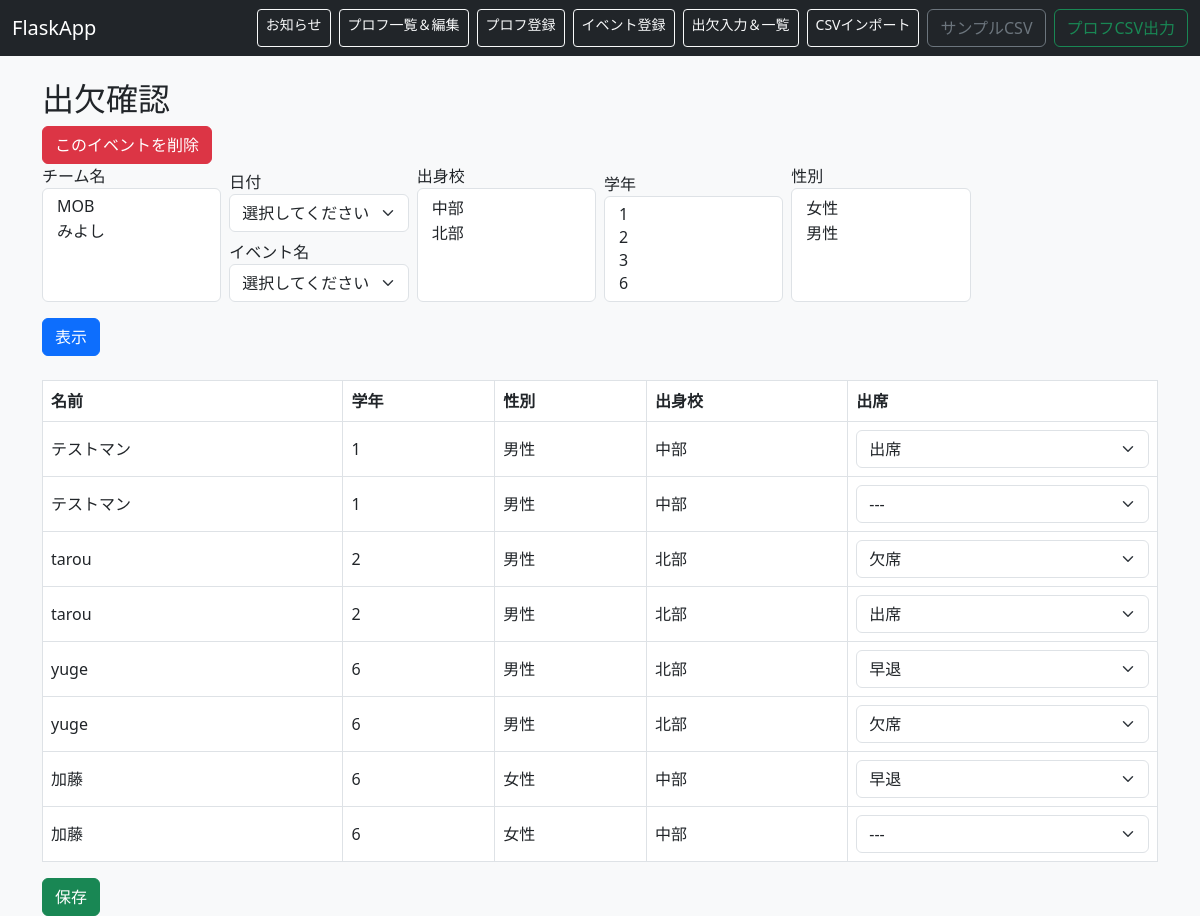
/attendance/view, run on an earlier commit of the app's database.
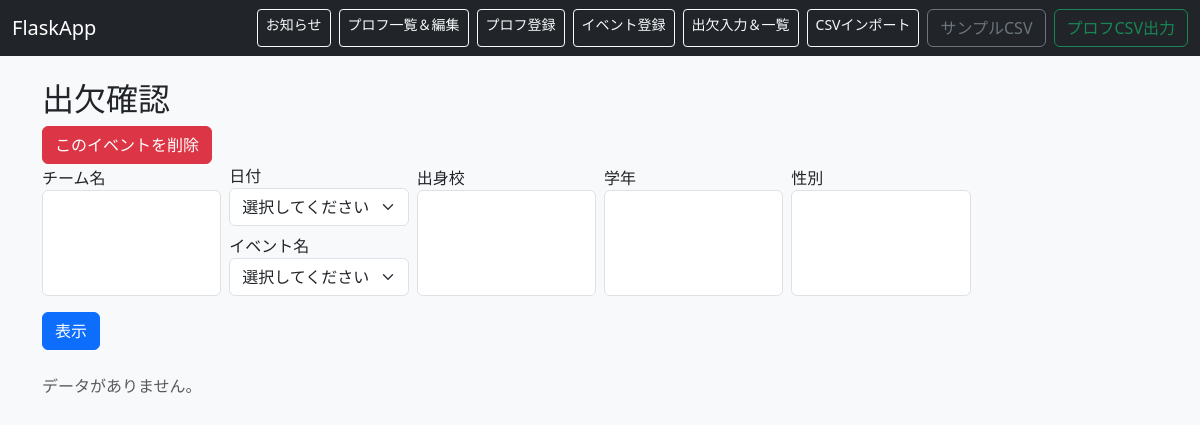
And on a later commit of the database.
### app.py (models this page shows, shortened)
class Attendance(db.Model):
    id = db.Column(db.Integer, primary_key=True)
    date = db.Column(db.String(20))
    event = db.Column(db.String(100))
    profile_id = db.Column(db.Integer, db.ForeignKey('profile.id'))
    status = db.Column(db.String(10))
    profile = db.relationship("Profile", backref="attendances")

class Profile(db.Model):
    id = db.Column(db.Integer, primary_key=True)
    name = db.Column(db.String(100), nullable=False)
    grade = db.Column(db.Integer)
    gender = db.Column(db.String(10))
    number = db.Column(db.Integer)
    school = db.Column(db.String(100))
    notes = db.Column(db.Text)
    image_filename = db.Column(db.String(100))
    status = db.Column(db.String(10), default="在籍")
    team = db.Column(db.String(100))  # チーム名を追加

### app.py (the view, shortened to what this page needs)
@app.route("/attendance/view", methods=["GET", "POST"])
def view_attendance():
    selected_date = request.args.get("date", "")
    selected_event = request.args.get("event", "")
    school = request.args.getlist("school")
    grade = request.args.getlist("grade")
    gender = request.args.getlist("gender")
    team = request.args.getlist("team")
    events = db.session.query(Attendance.date, Attendance.event).distinct().order_by(Attendance.date).all()
    query = Attendance.query.join(Profile)
    if selected_date and selected_event:
        query = query.filter(Attendance.date == selected_date, Attendance.event == selected_event)
    if school:
        query = query.filter(Profile.school.in_(school))
    if grade:
        query = query.filter(Profile.grade.in_(grade))
    if gender:
        query = query.filter(Profile.gender.in_(gender))
    if team:
        query = query.filter(Profile.team.in_(team))  # ← チームでフィルター！
    records = query.order_by(Profile.grade.asc(), Profile.name.asc()).all()
    teams = sorted([t[0] for t in db.session.query(Profile.team).distinct().all() if t[0]])
    return render_template("attendance_view.html",
    records=records,
    events=events,
    selected_date=selected_date,
    selected_event=selected_event,
    schools=db.session.query(Profile.school).distinct().order_by(Profile.school).all(),
    grades=db.session.query(Profile.grade).distinct().order_by(Profile.grade).all(),
    genders=db.session.query(Profile.gender).distinct().order_by(Profile.gender).all(),
    teams=teams,                     # ✅ 定義したteamsをここで使う
    selected_teams=team             # ✅ 選択されたチーム名（リスト）
)

### templates/attendance_view.html (shortened to what this page needs)
{% extends "base.html" %}
{% block content %}
<h2>出欠確認</h2>
<form action="{{ url_for('delete_attendance_event') }}" method="POST" onsubmit="return confirm('本当に削除しますか？')">
  <button type="submit" class="btn btn-danger">このイベントを削除</button>
</form>
<form method="GET" class="mb-4" id="filterForm">
  <div class="row g-2 align-items-end">
    <div class="col-md-2">
      <label>チーム名</label>
      <select name="team" class="form-select" multiple onchange="document.getElementById('filterForm').submit()" style="min-width: 160px;">
        {% for t in teams %}
          <option value="{{ t }}" {% if t in selected_teams %}selected{% endif %}>{{ t }}</option>
        {% endfor %}
      </select>
    </div>
    <div class="col-md-2">
      <div class="mb-2">
        <label>日付</label>
        <select name="date" class="form-select" onchange="document.getElementById('filterForm').submit()">
          <option value="">選択してください</option>
        </select>
      </div>
      <div>
        <label>イベント名</label>
        <select name="event" class="form-select" onchange="document.getElementById('filterForm').submit()">
          <option value="">選択してください</option>
        </select>
      </div>
    </div>
    <div class="col-md-2">
      <label>出身校</label>
      <select name="school" class="form-select" multiple>
        {% for s in schools %}
          <option value="{{ s[0] }}" {% if s[0] in request.args.getlist('school') %}selected{% endif %}>{{ s[0] }}</option>
        {% endfor %}
      </select>
    </div>
    <div class="col-md-2">
      <label>学年</label>
      <select name="grade" class="form-select" multiple>
        {% for g in grades %}
          <option value="{{ g[0] }}" {% if g[0]|string in request.args.getlist('grade') %}selected{% endif %}>{{ g[0] }}</option>
        {% endfor %}
      </select>
    </div>
    <div class="col-md-2">
      <label>性別</label>
      <select name="gender" class="form-select" multiple>
        {% for gender in genders %}
          <option value="{{ gender[0] }}" {% if gender[0] in request.args.getlist('gender') %}selected{% endif %}>{{ gender[0] }}</option>
        {% endfor %}
      </select>
    </div>
  </div>
  <button type="submit" class="btn btn-primary mt-3">表示</button>
</form>
{% if records %}
<form method="POST">
  <table class="table table-bordered align-middle">
    <thead>
      <tr>
        <th>名前</th>
        <th>学年</th>
        <th>性別</th>
        <th>出身校</th>
        <th>出席</th>
      </tr>
    </thead>
    <tbody>
      {% for record in records %}
        <tr>
          <td>{{ record.profile.name }}</td>
          <td>{{ record.profile.grade }}</td>
          <td>{{ record.profile.gender }}</td>
          <td>{{ record.profile.school }}</td>
          <td>
            <select name="status_{{ record.profile.id }}" class="form-select">
              <option value="">---</option>
              <option value="出席" {% if record.status == "出席" %}selected{% endif %}>出席</option>
              <option value="欠席" {% if record.status == "欠席" %}selected{% endif %}>欠席</option>
              <option value="早退" {% if record.status == "早退" %}selected{% endif %}>早退</option>
            </select>
        </td>
        </tr>
      {% endfor %}
    </tbody>
  </table>
  <button type="submit" class="btn btn-success">保存</button>
</form>
{% else %}
  <p class="text-muted">データがありません。</p>
{% endif %}
{% endblock %}

What changed in the data, as far as the page shows it:
removed Attendance: profile.name "テストマン", profile.grade "1", profile.gender "男性", profile.school "中部", status "出席"
removed Attendance: profile.name "テストマン", profile.grade "1", profile.gender "男性", profile.school "中部"
removed Attendance: profile.name "tarou", profile.grade "2", profile.gender "男性", profile.school "北部", status "欠席"
removed Attendance: profile.name "tarou", profile.grade "2", profile.gender "男性", profile.school "北部", status "出席"
removed Attendance: profile.name "yuge", profile.grade "6", profile.gender "男性", profile.school "北部", status "早退"
removed Attendance: profile.name "yuge", profile.grade "6", profile.gender "男性", profile.school "北部", status "欠席"
removed Attendance: profile.name "加藤", profile.grade "6", profile.gender "女性", profile.school "中部", status "早退"
removed Attendance: profile.name "加藤", profile.grade "6", profile.gender "女性", profile.school "中部"
Also different on the page:
form field team: "MOB / みよし" → (not shown)
form field school: "中部 / 北部" → (not shown)
form field grade: "1 / 2 / 3 / 6" → (not shown)
form field gender: "女性 / 男性" → (not shown)
text no longer shown: "名前 学年 性別 出身校 出席 保存"
text now shown: "データがありません。"
